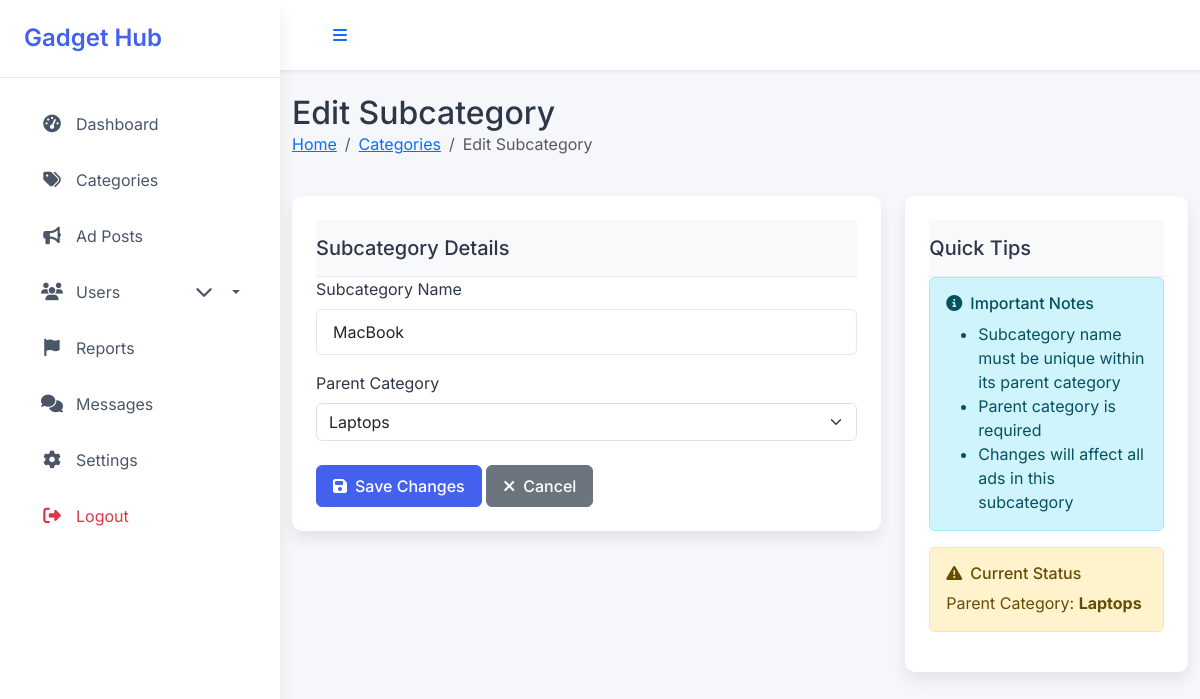
Screenshot of /admin/edit_subcategory.php?id=4 (signed in) with the database file from the repository.
### tables this page shows
CREATE TABLE `subcategories` (
  `id` int(11) NOT NULL,
  `name` varchar(100) NOT NULL,
  `category_id` int(11) NOT NULL,
  `ad_count` int(11) DEFAULT 0,
  `created_at` timestamp NOT NULL DEFAULT current_timestamp()
);

CREATE TABLE `categories` (
  `id` int(11) NOT NULL,
  `name` varchar(100) NOT NULL,
  `created_at` timestamp NOT NULL DEFAULT current_timestamp(),
  `image_path` varchar(255) DEFAULT NULL
);

### admin/edit_subcategory.php (the view, shortened to what this page needs)
<?php
require_once '../db.php';
$id = $_GET['id'];
$subcategory = $pdo->prepare("
    SELECT s.*, c.name as parent_name
    FROM subcategories s
    JOIN categories c ON s.category_id = c.id
    WHERE s.id = ?
");
$subcategory->execute([$id]);
$subcategory = $subcategory->fetch(PDO::FETCH_ASSOC);
$categories = $pdo->query("SELECT * FROM categories")->fetchAll(PDO::FETCH_ASSOC);
$errors = [];
?>
<!DOCTYPE html>
<html lang="en">
<head>
    <link href="https://cdn.jsdelivr.net/npm/bootstrap@5.3.0/dist/css/bootstrap.min.css" rel="stylesheet">
    <link rel="stylesheet" href="https://cdnjs.cloudflare.com/ajax/libs/font-awesome/6.4.0/css/all.min.css">
    <link rel="stylesheet" href="assets/css/admin-style.css">
</head>
<body>
    <?php include 'sidebar.php'; ?>
    <div class="main-content">
        <nav class="header navbar navbar-expand-lg navbar-light bg-white shadow-sm">
            <div class="container-fluid">
                <button class="btn btn-link toggle-sidebar d-none d-lg-block">
                    <i class="fas fa-bars"></i>
                </button>
            </div>
        </nav>
        <div class="container-fluid py-4">
            <div class="row mb-4">
                <div class="col-12">
                    <h2 class="mb-0">Edit Subcategory</h2>
                    <nav aria-label="breadcrumb">
                        <ol class="breadcrumb">
                            <li class="breadcrumb-item"><a href="dashboard.php">Home</a></li>
                            <li class="breadcrumb-item"><a href="categories.php">Categories</a></li>
                            <li class="breadcrumb-item active" aria-current="page">Edit Subcategory</li>
                        </ol>
                    </nav>
                </div>
            </div>
            <div class="row">
                <div class="col-lg-8">
                    <div class="table-card">
                        <div class="card-header py-3">
                            <h5 class="mb-0">Subcategory Details</h5>
                        </div>
                        <div class="card-body">
                            <form action="" method="POST">
                                <div class="mb-3">
                                    <label class="form-label">Subcategory Name</label>
                                    <input type="text"
                                           class="form-control <?= isset($errors['name']) ? 'is-invalid' : '' ?>"
                                           name="subcategory_name"
                                           value="<?= htmlspecialchars($subcategory['name']) ?>"
                                           required>
                                </div>
                                <div class="mb-3">
                                    <label class="form-label">Parent Category</label>
                                    <select class="form-select <?= isset($errors['category']) ? 'is-invalid' : '' ?>"
                                            name="parent_category"
                                            required>
                                        <?php foreach ($categories as $category): ?>
                                            <option value="<?= $category['id'] ?>"
                                                <?= $category['id'] == $subcategory['category_id'] ? 'selected' : '' ?>>
                                                <?= htmlspecialchars($category['name']) ?>
                                            </option>
                                        <?php endforeach; ?>
                                    </select>
                                </div>
                                <div class="mt-4">
                                    <button type="submit" class="btn btn-primary">
                                        <i class="fas fa-save me-2"></i>Save Changes
                                    </button>
                                    <a href="categories.php" class="btn btn-secondary">
                                        <i class="fas fa-times me-2"></i>Cancel
                                    </a>
                                </div>
                            </form>
                        </div>
                    </div>
                </div>
                <div class="col-lg-4">
                    <div class="table-card">
                        <div class="card-header py-3">
                            <h5 class="mb-0">Quick Tips</h5>
                        </div>
                        <div class="card-body">
                            <div class="alert alert-info">
                                <h6 class="alert-heading"><i class="fas fa-info-circle me-2"></i>Important Notes</h6>
                                <ul class="mb-0">
                                    <li>Subcategory name must be unique within its parent category</li>
                                    <li>Parent category is required</li>
                                    <li>Changes will affect all ads in this subcategory</li>
                                </ul>
                            </div>
                            <div class="alert alert-warning">
                                <h6 class="alert-heading"><i class="fas fa-exclamation-triangle me-2"></i>Current Status</h6>
                                <p class="mb-0">
                                    Parent Category: <strong><?= htmlspecialchars($subcategory['parent_name']) ?></strong>
                                </p>
                            </div>
                        </div>
                    </div>
                </div>
            </div>
        </div>
    </div>
</body>
</html>

### admin/assets/css/admin-style.css (style rules this page uses)
:root { --primary-color: #4361ee; --secondary-color: #3f37c9; --success-color: #4cc9f0; --info-color: #4895ef; --warning-color: #f72585; --danger-color: #e63946; --light-color: #f8f9fa; --dark-color: #212529; --sidebar-width: 280px; --header-height: 70px; --border-radius: 10px; --box-shadow: 0 0.5rem 1rem rgba(0, 0, 0, 0.08); --transition: all 0.3s ease; }
body { font-family: 'Inter', sans-serif; background-color: #f5f7fb; color: #2d3748; }
.main-content { margin-left: var(--sidebar-width); min-height: 100vh; transition: var(--transition); }
.header { height: var(--header-height); background: white; box-shadow: var(--box-shadow); padding: 0 1.5rem; }
.table-card { background: white; border-radius: var(--border-radius); box-shadow: var(--box-shadow); padding: 1.5rem; }
.card-header { background-color: #f8f9fa; border-bottom: 1px solid #eee; }
.btn { padding: 0.5rem 1rem; border-radius: 6px; font-weight: 500; transition: var(--transition); }
.btn-primary { background: var(--primary-color); border-color: var(--primary-color); }
.form-control { border-radius: 6px; border: 1px solid #e2e8f0; padding: 0.625rem 1rem; }

### rows the page displays
subcategories: subcategory_name "MacBook", parent_category "Laptops", category.name "Laptops"
